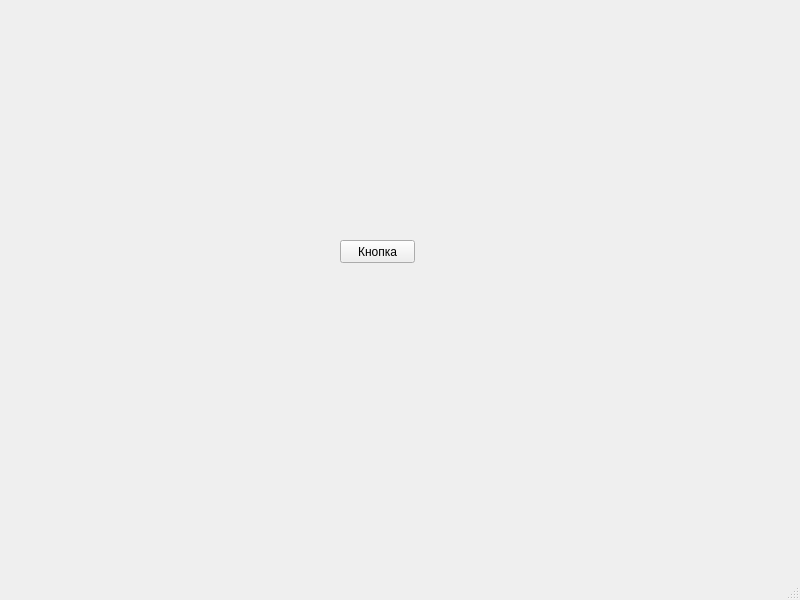
<?xml version="1.0" encoding="UTF-8"?>
<ui version="4.0">
 <class>MainWindow</class>
 <widget class="QMainWindow" name="MainWindow">
  <property name="geometry">
   <rect>
    <x>0</x>
    <y>0</y>
    <width>800</width>
    <height>600</height>
   </rect>
  </property>
  <property name="windowTitle">
   <string>MainWindow</string>
  </property>
  <widget class="QWidget" name="centralwidget">
   <widget class="QPushButton" name="pushButton">
    <property name="geometry">
     <rect>
      <x>340</x>
      <y>240</y>
      <width>75</width>
      <height>23</height>
     </rect>
    </property>
    <property name="text">
     <string>Кнопка</string>
    </property>
   </widget>
  </widget>
  <widget class="QMenuBar" name="menubar">
   <property name="geometry">
    <rect>
     <x>0</x>
     <y>0</y>
     <width>800</width>
     <height>21</height>
    </rect>
   </property>
  </widget>
  <widget class="QStatusBar" name="statusbar"/>
 </widget>
 <resources/>
 <connections/>
</ui>
